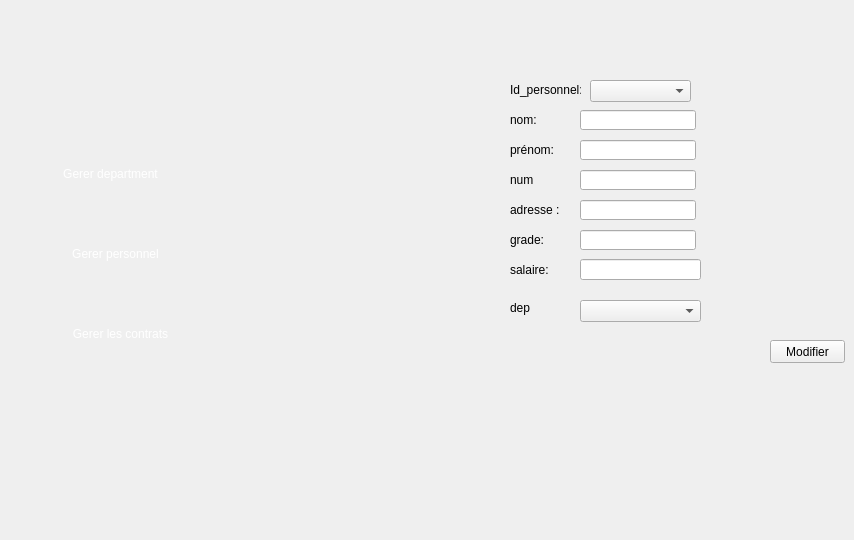
    <widget class="QWidget" name="page_14">
     <widget class="QLineEdit" name="lineEdit_38">
      <property name="geometry">
       <rect>
        <x>580</x>
        <y>110</y>
        <width>116</width>
        <height>20</height>
       </rect>
      </property>
      <property name="styleSheet">
       <string notr="true">background-image: url(:/new/prefix1/img/backback.png);</string>
      </property>
     </widget>
     <widget class="QLabel" name="label_100">
      <property name="geometry">
       <rect>
        <x>510</x>
        <y>200</y>
        <width>71</width>
        <height>20</height>
       </rect>
      </property>
      <property name="styleSheet">
       <string notr="true">background-image: url(:/new/prefix1/img/backback.png);</string>
      </property>
      <property name="text">
       <string>adresse :</string>
      </property>
     </widget>
     <widget class="QLabel" name="label_104">
      <property name="geometry">
       <rect>
        <x>510</x>
        <y>170</y>
        <width>71</width>
        <height>20</height>
       </rect>
      </property>
      <property name="styleSheet">
       <string notr="true">background-image: url(:/new/prefix1/img/backback.png);</string>
      </property>
      <property name="text">
       <string>num</string>
      </property>
     </widget>
     <widget class="QLabel" name="label_58">
      <property name="geometry">
       <rect>
        <x>510</x>
        <y>80</y>
        <width>71</width>
        <height>20</height>
       </rect>
      </property>
      <property name="styleSheet">
       <string notr="true">background-image: url(:/new/prefix1/img/backback.png);</string>
      </property>
      <property name="text">
       <string>Id_personnel:</string>
      </property>
     </widget>
     <widget class="QPushButton" name="pushButton_119">
      <property name="geometry">
       <rect>
        <x>770</x>
        <y>340</y>
        <width>75</width>
        <height>23</height>
       </rect>
      </property>
      <property name="styleSheet">
       <string notr="true">background-image: url(:/new/prefix1/img/backback.png);</string>
      </property>
      <property name="text">
       <string>Modifier</string>
      </property>
     </widget>
     <widget class="QLineEdit" name="lineEdit_94">
      <property name="geometry">
       <rect>
        <x>580</x>
        <y>259</y>
        <width>121</width>
        <height>21</height>
       </rect>
      </property>
      <property name="styleSheet">
       <string notr="true">background-image: url(:/new/prefix1/img/backback.png);</string>
      </property>
     </widget>
     <widget class="QLabel" name="label_102">
      <property name="geometry">
       <rect>
        <x>510</x>
        <y>230</y>
        <width>71</width>
        <height>20</height>
       </rect>
      </property>
      <property name="styleSheet">
       <string notr="true">background-image: url(:/new/prefix1/img/backback.png);</string>
      </property>
      <property name="text">
       <string>grade:</string>
      </property>
     </widget>
     <widget class="QLineEdit" name="lineEdit_95">
      <property name="geometry">
       <rect>
        <x>580</x>
        <y>170</y>
        <width>116</width>
        <height>20</height>
       </rect>
      </property>
      <property name="styleSheet">
       <string notr="true">background-image: url(:/new/prefix1/img/backback.png);</string>
      </property>
     </widget>
     <widget class="QLabel" name="label_103">
      <property name="geometry">
       <rect>
        <x>510</x>
        <y>140</y>
        <width>71</width>
        <height>20</height>
       </rect>
      </property>
      <property name="styleSheet">
       <string notr="true">background-image: url(:/new/prefix1/img/backback.png);</string>
      </property>
      <property name="text">
       <string>prénom:</string>
      </property>
     </widget>
     <widget class="QLineEdit" name="lineEdit_93">
      <property name="geometry">
       <rect>
        <x>580</x>
        <y>230</y>
        <width>116</width>
        <height>20</height>
       </rect>
      </property>
      <property name="styleSheet">
       <string notr="true">background-image: url(:/new/prefix1/img/backback.png);</string>
      </property>
     </widget>
     <widget class="QLabel" name="label_59">
      <property name="geometry">
       <rect>
        <x>510</x>
        <y>110</y>
        <width>51</width>
        <height>20</height>
       </rect>
      </property>
      <property name="styleSheet">
       <string notr="true">background-image: url(:/new/prefix1/img/backback.png);</string>
      </property>
      <property name="text">
       <string>nom:</string>
      </property>
     </widget>
     <widget class="QLabel" name="label_101">
      <property name="geometry">
       <rect>
        <x>510</x>
        <y>260</y>
        <width>71</width>
        <height>20</height>
       </rect>
      </property>
      <property name="styleSheet">
       <string notr="true">background-image: url(:/new/prefix1/img/backback.png);</string>
      </property>
      <property name="text">
       <string>salaire:</string>
      </property>
     </widget>
     <widget class="QLineEdit" name="lineEdit_92">
      <property name="geometry">
       <rect>
        <x>580</x>
        <y>140</y>
        <width>116</width>
        <height>20</height>
       </rect>
      </property>
      <property name="styleSheet">
       <string notr="true">background-image: url(:/new/prefix1/img/backback.png);</string>
      </property>
     </widget>
     <widget class="QLineEdit" name="lineEdit_96">
      <property name="geometry">
       <rect>
        <x>580</x>
        <y>200</y>
        <width>116</width>
        <height>20</height>
       </rect>
      </property>
      <property name="styleSheet">
       <string notr="true">background-image: url(:/new/prefix1/img/backback.png);</string>
      </property>
     </widget>
     <widget class="QPushButton" name="icon4_35">
      <property name="geometry">
       <rect>
        <x>250</x>
        <y>0</y>
        <width>91</width>
        <height>91</height>
       </rect>
      </property>
      <property name="cursor">
       <cursorShape>PointingHandCursor</cursorShape>
      </property>
      <property name="styleSheet">
       <string notr="true">
border-image: url(:/icon-ajout2.png);
background-color: transparent;
background: none;
border: none;
background-repeat: none;
</string>
      </property>
      <property name="text">
       <string/>
      </property>
     </widget>
     <widget class="QPushButton" name="icon2_26">
      <property name="geometry">
       <rect>
        <x>250</x>
        <y>120</y>
        <width>91</width>
        <height>91</height>
       </rect>
      </property>
      <property name="cursor">
       <cursorShape>PointingHandCursor</cursorShape>
      </property>
      <property name="styleSheet">
       <string notr="true">
border-image: url(:/icon-supp2.png);
background-color: transparent;
background: none;
border: none;
background-repeat: none;
</string>
      </property>
      <property name="text">
       <string/>
      </property>
     </widget>
     <widget class="QLabel" name="selected_20">
      <property name="geometry">
       <rect>
        <x>230</x>
        <y>250</y>
        <width>101</width>
        <height>91</height>
       </rect>
      </property>
      <property name="styleSheet">
       <string notr="true">
background-color: transparent;
background: none;
	border-image: url(:/selected.png);
border: none;
background-repeat: none;
</string>
      </property>
      <property name="text">
       <string/>
      </property>
     </widget>
     <widget class="QPushButton" name="b_vehicules_9">
      <property name="geometry">
       <rect>
        <x>30</x>
        <y>160</y>
        <width>161</width>
        <height>28</height>
       </rect>
      </property>
      <property name="styleSheet">
       <string notr="true">

background-color: transparent;
	font: 10pt &quot;Segoe UI Historic&quot;;
	color: rgb(255, 255, 255);
background: none;
border: none;
background-repeat none;
</string>
      </property>
      <property name="text">
       <string>Gerer department</string>
      </property>
     </widget>
     <widget class="QPushButton" name="icon3_24">
      <property name="geometry">
       <rect>
        <x>250</x>
        <y>250</y>
        <width>91</width>
        <height>91</height>
       </rect>
      </property>
      <property name="cursor">
       <cursorShape>PointingHandCursor</cursorShape>
      </property>
      <property name="styleSheet">
       <string notr="true">
background-color: transparent;
	border-image: url(:/icon-modif2.png);
background: none;
border: none;
background-repeat: none;
</string>
      </property>
      <property name="text">
       <string/>
      </property>
     </widget>
     <widget class="QPushButton" name="icon4_36">
      <property name="geometry">
       <rect>
        <x>250</x>
        <y>380</y>
        <width>91</width>
        <height>91</height>
       </rect>
      </property>
      <property name="cursor">
       <cursorShape>PointingHandCursor</cursorShape>
      </property>
      <property name="styleSheet">
       <string notr="true">
border-image: url(:/icon-afficher2.png);
background-color: transparent;
background: none;
border: none;
background-repeat: none;
</string>
      </property>
      <property name="text">
       <string/>
      </property>
     </widget>
     <widget class="QPushButton" name="pushButton_48">
      <property name="geometry">
       <rect>
        <x>30</x>
        <y>240</y>
        <width>171</width>
        <height>28</height>
       </rect>
      </property>
      <property name="styleSheet">
       <string notr="true">

background-color: transparent;
	font: 10pt &quot;Segoe UI Historic&quot;;
	color: rgb(255, 255, 255);
background: none;
border: none;
background-repeat: none;
</string>
      </property>
      <property name="text">
       <string>Gerer personnel</string>
      </property>
     </widget>
     <widget class="QLabel" name="selected2_34">
      <property name="geometry">
       <rect>
        <x>-10</x>
        <y>230</y>
        <width>231</width>
        <height>51</height>
       </rect>
      </property>
      <property name="styleSheet">
       <string notr="true">
background-color: transparent;
background: none;
	border-image: url(:/selected2.png);
border: none;
background-repeat: none;
</string>
      </property>
      <property name="text">
       <string/>
      </property>
     </widget>
     <widget class="QLabel" name="ar_20">
      <property name="geometry">
       <rect>
        <x>220</x>
        <y>-10</y>
        <width>151</width>
        <height>531</height>
       </rect>
      </property>
      <property name="styleSheet">
       <string notr="true">

background-color: transparent;
	border-image: url(:/bg.png);

background: none;
border: none;
background-repeat: none;
</string>
      </property>
      <property name="text">
       <string/>
      </property>
     </widget>
     <widget class="QComboBox" name="modifiidperso">
      <property name="geometry">
       <rect>
        <x>590</x>
        <y>80</y>
        <width>101</width>
        <height>22</height>
       </rect>
      </property>
     </widget>
     <widget class="QLabel" name="label_124">
      <property name="geometry">
       <rect>
        <x>510</x>
        <y>300</y>
        <width>56</width>
        <height>16</height>
       </rect>
      </property>
      <property name="styleSheet">
       <string notr="true">background : none;</string>
      </property>
      <property name="text">
       <string>dep</string>
      </property>
     </widget>
     <widget class="QComboBox" name="cbx2">
      <property name="geometry">
       <rect>
        <x>580</x>
        <y>300</y>
        <width>121</width>
        <height>22</height>
       </rect>
      </property>
     </widget>
     <widget class="QPushButton" name="b_vehicules_22">
      <property name="geometry">
       <rect>
        <x>40</x>
        <y>320</y>
        <width>161</width>
        <height>28</height>
       </rect>
      </property>
      <property name="styleSheet">
       <string notr="true">

background-color: transparent;
	font: 10pt &quot;Segoe UI Historic&quot;;
	color: rgb(255, 255, 255);
background: none;
border: none;
background-repeat none;
</string>
      </property>
      <property name="text">
       <string>Gerer les contrats</string>
      </property>
     </widget>
     <zorder>ar_20</zorder>
     <zorder>selected2_34</zorder>
     <zorder>lineEdit_38</zorder>
     <zorder>label_100</zorder>
     <zorder>label_104</zorder>
     <zorder>label_58</zorder>
     <zorder>pushButton_119</zorder>
     <zorder>lineEdit_94</zorder>
     <zorder>label_102</zorder>
     <zorder>lineEdit_95</zorder>
     <zorder>label_103</zorder>
     <zorder>lineEdit_93</zorder>
     <zorder>label_59</zorder>
     <zorder>label_101</zorder>
     <zorder>lineEdit_92</zorder>
     <zorder>lineEdit_96</zorder>
     <zorder>icon4_35</zorder>
     <zorder>icon2_26</zorder>
     <zorder>selected_20</zorder>
     <zorder>b_vehicules_9</zorder>
     <zorder>icon3_24</zorder>
     <zorder>icon4_36</zorder>
     <zorder>pushButton_48</zorder>
     <zorder>modifiidperso</zorder>
     <zorder>label_124</zorder>
     <zorder>cbx2</zorder>
     <zorder>b_vehicules_22</zorder>
    </widget>
